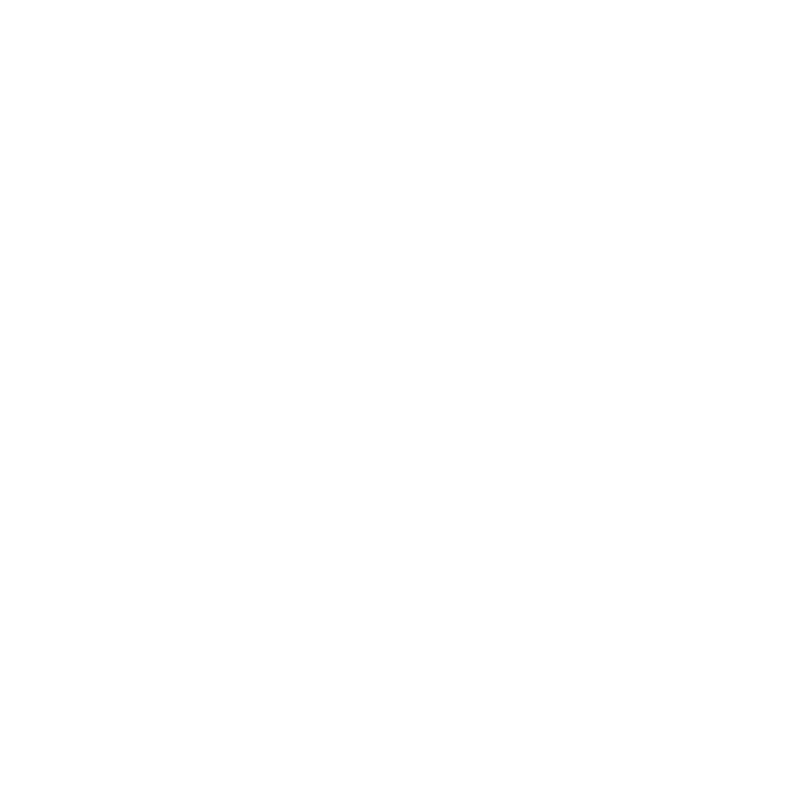
Frame 1 (no input)
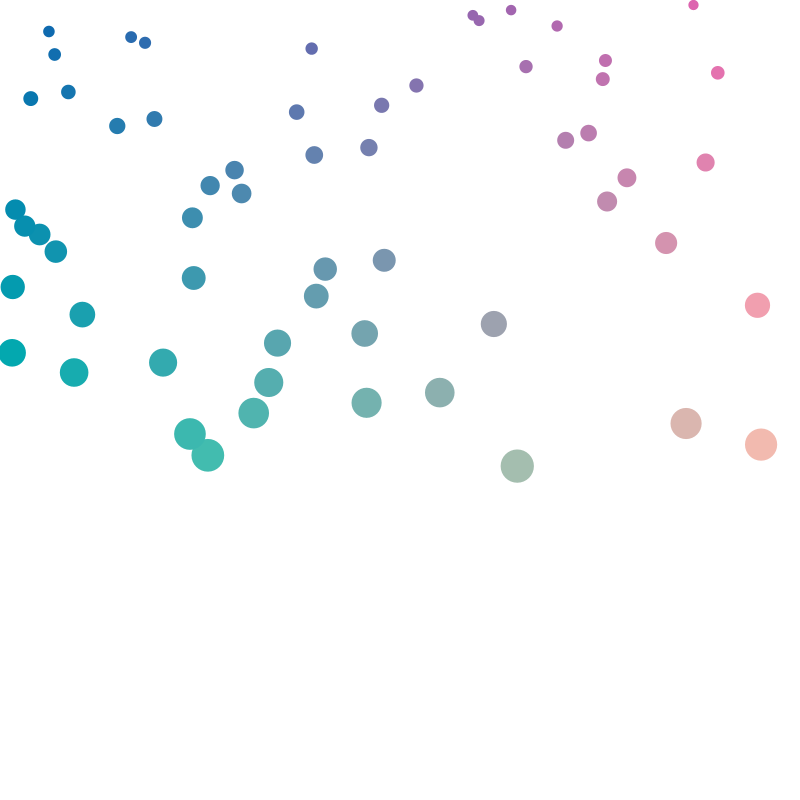
Frame 60 (the mouse pressed at the canvas centre just before this capture)
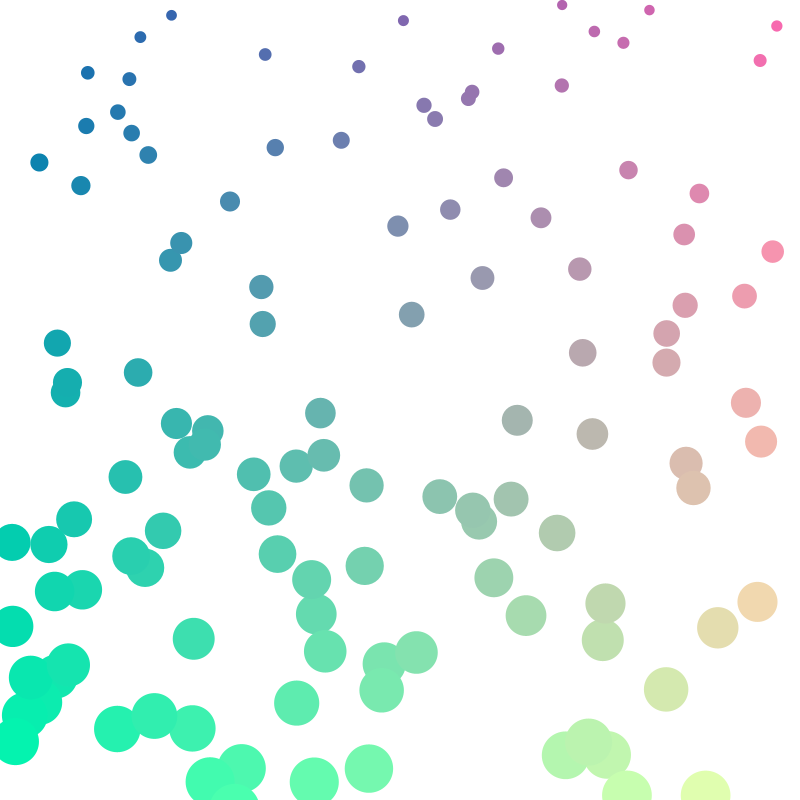
Frame 120 (the mouse held since frame 60 and released just before this capture)

The Processing sketch that drew these frames (run headless with seeded random() and noise(); from frame 60 on, the mouse is pressed at the canvas centre):

// Processing sketch: FP_Class
// ── FP_Class.pde
//array list of a class and then names it
ArrayList<Particle> particles;

void setup(){
  size(800, 800);
  particles = new ArrayList<Particle>();
}

void draw(){
  background(255);
 //makes size fluctuate 
  for(int i = 0; i < particles.size(); i++){
    
    //get(i) bc index is always changing
    Particle p = particles.get(i);
    
    p.fall();
    p.gravity();
    p.display();
    if(p.position.y >= height){
      p.bounce();
    }
    if(p.position.x >= width-p.size/2 || p.position.x <= p.size/2){
      p.sideBounce();
    }
    
    if(p.position.y < 0){
     particles.remove(i); 
    }
    
  }

  particles.add(new Particle());
  println(particles.size());
  


 
}

// ── Class.pde
class Particle {
  //data
  PVector position;
  PVector velocity;
  PVector gravity;

  color c;

  float size = 20;

  //no peramiters in constructor 
  Particle() {
    //sets x and y postion pvector to our mouse position
    position = new PVector(random(0,800),0);

    velocity = new PVector(0,5);

    gravity = new PVector(0, .1);
  }

  //move up and down
  void fall() {
    //add position to velocity
    position.add(velocity);
  }

  void gravity() {
    velocity.add(gravity);
  }

  //doesn't go all the way up bc of gravity
  void bounce() {
    velocity.y = -velocity.y;
  }

  void sideBounce() {
    velocity.x = -velocity.x;
  }

  void display() {
    noStroke();
    c = color(map(position.x, 0, width, 0, 255),
    map(position.y, 0,width, 100,255), 175);
    fill(c);
    size = map(position.y, 0, height, 10, 50);
    ellipse(position.x, position.y, size, size);
  }
}
